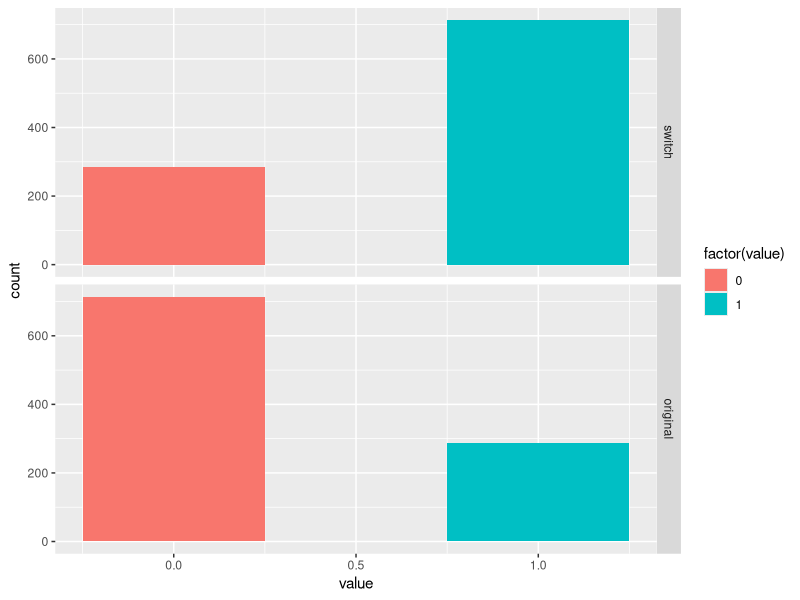

Write R code to recreate this figure.
#### Assignment 2 ####
# Prepared By: Danny Godbout

# Goal: 
# Write an R-script to compute the Monty Hall Probabilities with
# simulations (get probabilities AND variances for switching and
# not switching).



#### Monty Hall Simulation Function ####
# Setup: 3 doors; 2 = Goat, 1 = Car
# 1- Pick a door
# 2- Host opens one of the remaining 2 doors, revealing a goat
# 3- Either keep current choice, or switch doors


f_monty_hall_single_run <- function() {
  # This function runs a single cycle of the monty hall problem, returning
  # results for scenarios where we keep the first choice door and where
  # we switch.
  #
  # Input Args: N/A
  #
  # Output Args: 
  # 1) results: Single row data frame with 2 columns for original and switched
  #             choices. 1=win, 0=loss.
  
  # Define all doors
  all_doors <- 1:3
  
  # Place car behind a random door
  car_door <- sample(all_doors, 1)
  
  # Choose a door
  first_choice_door <- sample(all_doors, 1)
  # first_choice_door <- car_door
  
  # Host chooses a remaining goat door
  remaining_goats <- all_doors[all_doors != car_door & all_doors != first_choice_door]
  
  if(length(remaining_goats) == 1){
    host_door <- remaining_goats
  }else{
    host_door <- sample(remaining_goats, 1)
  }
  
  # Switch
  switched_door <- all_doors[all_doors != first_choice_door & all_doors != host_door]
  
  # Which choice won a car?
  switch_win <- ifelse(switched_door == car_door, 1, 0)  # The new, switch choice won
  original_win <- ifelse(first_choice_door == car_door, 1, 0)  # The original door won
  
  # Merge
  results <- data.frame(switch = switch_win, original = original_win)
  
  # Return
  return(results)
}





#### Run multiple time ####

# Set number of runs
n <- 1000

# Run simulation
simulation_result<- data.frame(t(replicate(n, f_monty_hall_single_run(), simplify = "matrix")))

# Unlist column formats for analysis
simulation_result <- data.frame(apply(simulation_result, 2, unlist))
simulation_result$run <- 1:n





#### Plot results ####

# Melt simulation results for plotting
library(reshape2)
plot.data <- melt(simulation_result, id = "run")

# Build ggplot histogram with facet
library(ggplot2)
p.dist <- ggplot(plot.data, aes(value, fill = factor(value))) +
  geom_histogram(bins = 3) +
  facet_grid(variable ~ .)
print(p.dist)





#### Calculate summary stats ####

## Probability function
f_probability <- function(data, n) {
  # p = win / n
  probability <- sum(data) / n
  return(probability)
}

## Variance function
f_variance <- function(p, n) {
  # Var = np(1-p)
  variance <- n * p * (1 - p)
  return(variance)
}


# Summary Statistics for Switch Strategy
prob.switch <- f_probability(data = simulation_result$switch, n = n)
var.switch <- f_variance(p = prob.switch, n = 1)

# Summary Statistics for Not-Switching Strategy:
prob.original <- f_probability(data = simulation_result$original, n = n)
var.original <- f_variance(p = prob.original, n = 1)

# Combine stats to display:
stats.df <- data.frame(Switch = c(prob.switch, var.switch),
                       Original = c(prob.original, var.original))
row.names(stats.df) <- c("Probability", "Variance")
print(stats.df)
